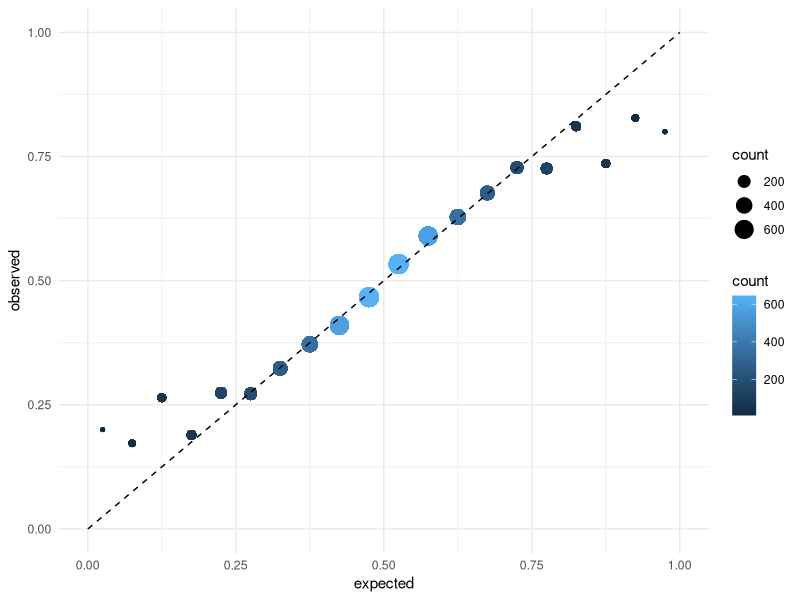

The R source for this figure:
## ---- chunk 1
knitr::opts_chunk$set(echo = TRUE)
library(tidyverse)
## ---- chunk 2
wta <- read_csv("data/WTAFittingData.csv")
head(wta)
## ---- chunk 3
wta <- wta %>% mutate(RankDiff = WRank - LRank,
                      PtsDiff = WPts - LPts)
wta_wins <- tibble(outcome = rep(1,nrow(wta)),
                       RankDiff = wta$WRank - wta$LRank,
                       PtsDiff = wta$WPts - wta$LPts,
                       RankRatio = wta$WRank/wta$LRank,
                       PtsRatio = wta$WPts/wta$LPts)
wta_losses <- tibble(outcome = rep(0,nrow(wta)),
                       RankDiff = wta$LRank - wta$WRank,
                       PtsDiff = wta$LPts - wta$WPts,
                       RankRatio = wta$LRank/wta$WRank,
                       PtsRatio = wta$LPts/wta$WPts)
wta_outcomes <- bind_rows(wta_wins, wta_losses)
wta_outcomes
## ---- chunk 4
logit_rank <- glm(outcome ~ RankDiff, data = wta_outcomes, family = "binomial")
summary(logit_rank)
## ---- chunk 5
logit_pts <- glm(outcome ~ PtsDiff, data = wta_outcomes, family = "binomial")
summary(logit_pts)
## ---- chunk 6
logit_both <- glm(outcome ~ RankDiff + PtsDiff, data = wta_outcomes, family = "binomial")
summary(logit_both)
## ---- chunk 7
wta_test <- read_csv("data/WTATestingData.csv")
wta_test <- wta_test %>% mutate(RankDiff = WRank - LRank,
                      PtsDiff = WPts - LPts)
wta_test_wins <- tibble(outcome = rep(1,nrow(wta_test)),
                       RankDiff = wta_test$WRank - wta_test$LRank,
                       PtsDiff = wta_test$WPts - wta_test$LPts)
wta_test_losses <- tibble(outcome = rep(0,nrow(wta_test)),
                       RankDiff = wta_test$LRank - wta_test$WRank,
                       PtsDiff = wta_test$LPts - wta_test$WPts)
wta_test_outcomes <- bind_rows(wta_test_wins, wta_test_losses)
wta_test_outcomes
## ---- chunk 8
preds <- bind_cols(wta_test_outcomes, predict(logit_both, newdata = wta_test_outcomes, type = "link", se = TRUE))
preds <- within(preds, {
    Prob <- plogis(fit)
    LL <- plogis(fit - (1.96 * se.fit))
    UL <- plogis(fit + (1.96 * se.fit))
})
## ---- chunk 9
bin_vals <- seq(0,1,0.05)
preds <- preds %>% mutate(bin = bin_vals[findInterval(preds$Prob, bin_vals)]+0.025)
preds <- preds %>% group_by(bin) %>% 
  mutate(winrate = mean(outcome), count = length(outcome)) %>% 
  ungroup() %>%
  mutate(x = c(bin_vals,rep(NA,nrow(preds)-length(bin_vals))),
         y = c(bin_vals,rep(NA,nrow(preds)-length(bin_vals))))
preds %>% ggplot(aes(x = bin, y = winrate)) + 
  geom_point(aes(color = count, size = count)) + geom_line(aes(x=x,y=y), lty = 2) +
  labs(x = "expected", y = "observed") +
  theme_minimal()
## ---- chunk 10
matches <- tibble(event = c("Australian Open", "French Open", "Wimbledon", "US Open"),
                  player1 = c("Sabalenka","Swiatek", "Vondrousova","Gauff"),
                  player2 = c("Rybakina","Muchova", "Jabeur","Sabalenka"),
                  RankDiff = c(5-25, 1-43, 42-6, 6-2),
                  PtsDiff = c(4340-1585, 8940-1125, 1106-3457, 4595-8746),
                  oddsW = c(1.86, 1.19, 3.02, 2.19),
                  oddsL = c(2.22, 7.00, 1.50, 1.83))

preds <- bind_cols(matches, 
                   predict(logit_both, newdata = matches, type = "link", se = TRUE))
preds <- within(preds, {
    Prob <- plogis(fit)
    LL <- plogis(fit - (1.96 * se.fit))
    UL <- plogis(fit + (1.96 * se.fit))
})

preds %>% mutate(winner_odds = 1/(Prob),
                 loser_odds = 1/(1-Prob))
